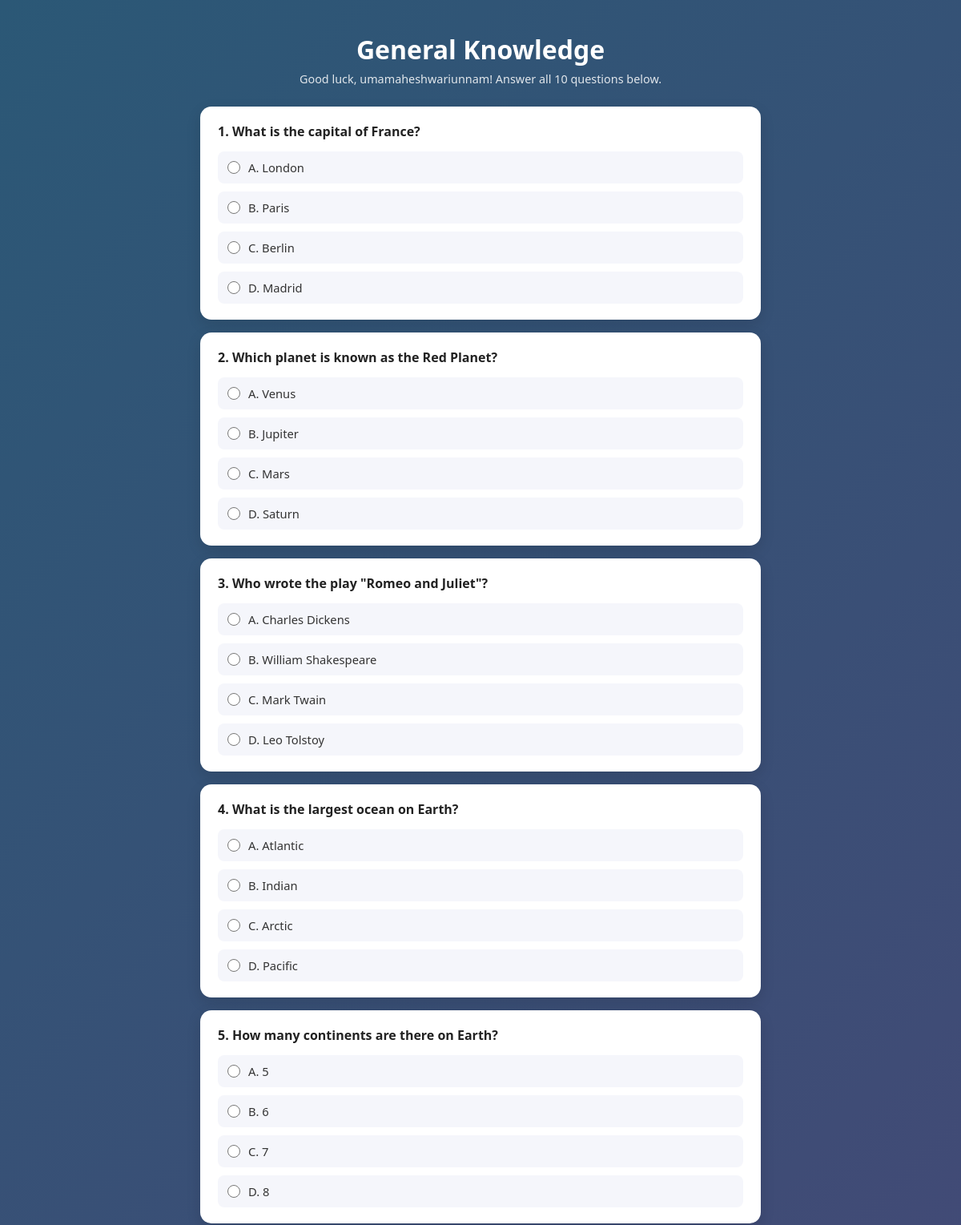
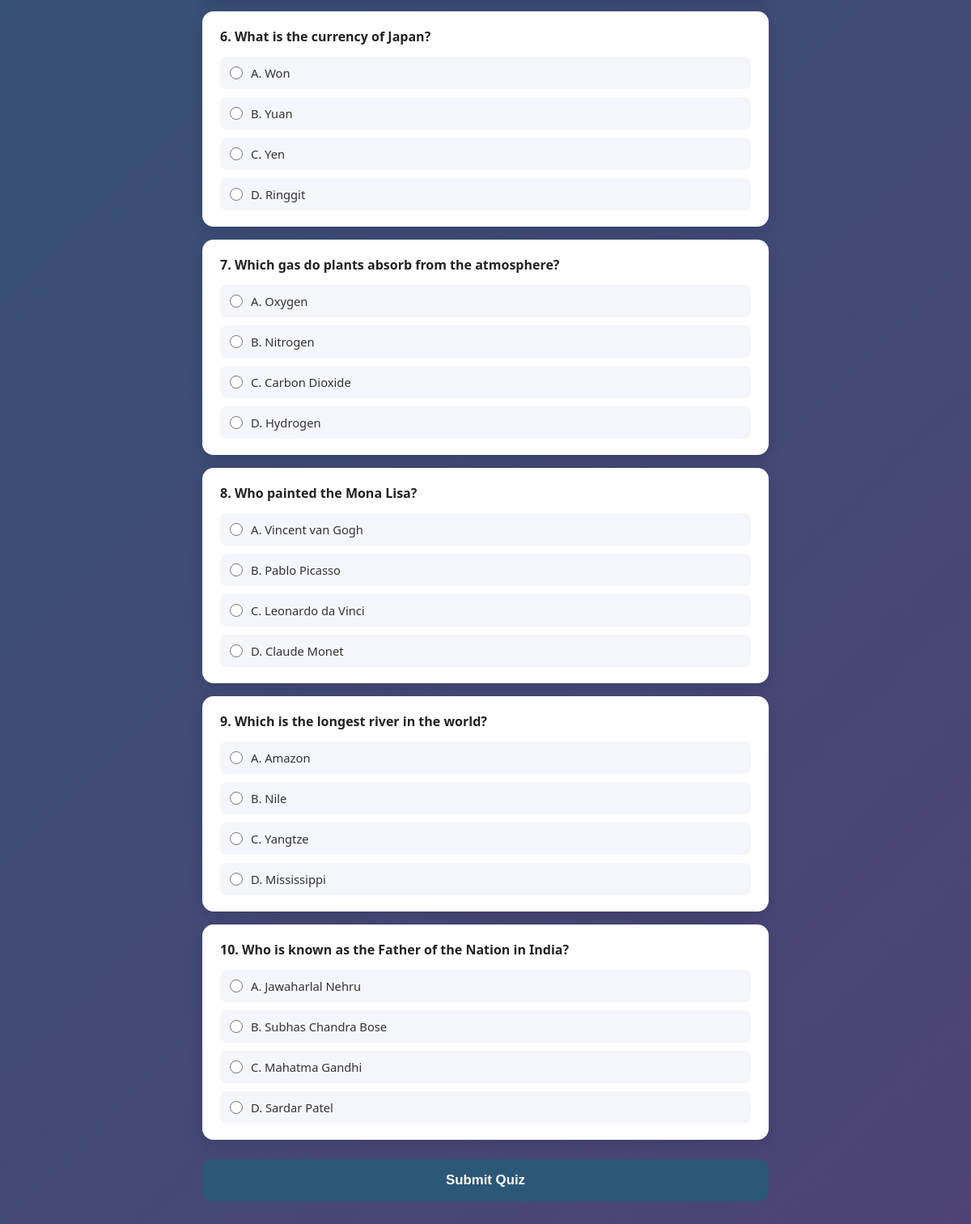
The app's page /quiz/1/ (signed in) with its own data (2 pictures, top to bottom).
### quiz_app/models.py (models this page shows, shortened)
class Category(models.Model):
    name = models.CharField(max_length=100, unique=True)
    class Meta:
        verbose_name_plural = 'Categories'
        ordering = ['name']

class Question(models.Model):
    OPTION_CHOICES = [('A','Option A'),('B','Option B'),('C','Option C'),('D','Option D')]
    category = models.ForeignKey(Category, on_delete=models.CASCADE, related_name='questions')
    text = models.CharField(max_length=300)
    option_a = models.CharField(max_length=200)
    option_b = models.CharField(max_length=200)
    option_c = models.CharField(max_length=200)
    option_d = models.CharField(max_length=200)
    correct_option = models.CharField(max_length=1, choices=OPTION_CHOICES)
    def options(self):
        return [('A', self.option_a), ('B', self.option_b), ('C', self.option_c), ('D', self.option_d)]

### quiz_app/views.py (the view)
# urls.py: path('quiz/<int:category_id>/', views.quiz, name='quiz'),
def quiz(request, category_id):
    category = get_object_or_404(Category, id=category_id)
    questions = list(category.questions.all())
    player_name = request.session.get('player_name', 'Anonymous')
    if not questions:
        return render(request, 'quiz_app/home.html', {'categories': Category.objects.all(), 'error': f'"{category.name}" has no questions yet. Please choose another category.'})
    return render(request, 'quiz_app/quiz.html', {'category': category, 'questions': questions, 'player_name': player_name})

### quiz_app/templates/quiz_app/quiz.html (shortened to what this page needs)
<!DOCTYPE html>
{% load static %}
<html lang="en">
<head>
    <link rel="stylesheet" href="{% static 'quiz_app/style.css' %}">
</head>
<body>
    <div class="wrapper wrapper-wide">
        <header>
            <h1>{{ category.name }}</h1>
            <p class="subtitle">Good luck, {{ player_name }}! Answer all {{ questions|length }} questions below.</p>
        </header>
        <form method="POST" action="{% url 'submit_quiz' category.id %}" id="quizForm">
            {% for question in questions %}
                <div class="question-card">
                    <p class="question-text">{{ forloop.counter }}. {{ question.text }}</p>
                    <div class="options">
                        {% for key, text in question.options %}
                            <label class="option-label">
                                <input type="radio" name="question_{{ question.id }}" value="{{ key }}" required>
                                <span>{{ key }}. {{ text }}</span>
                            </label>
                        {% endfor %}
                    </div>
                </div>
            {% endfor %}
            <button type="submit" class="submit-btn">Submit Quiz</button>
        </form>
    </div>
</body>
</html>

### quiz_app/static/quiz_app/style.css (style rules this page uses)
* { margin: 0; padding: 0; box-sizing: border-box; }
body { font-family: 'Segoe UI', Roboto, Helvetica, Arial, sans-serif; min-height: 100vh; background: linear-gradient(135deg, #2b5876 0%, #4e4376 100%); display: flex; align-items: flex-start; justify-content: center; padding: 40px 15px; }
.wrapper { width: 100%; max-width: 480px; }
.wrapper-wide { width: 100%; max-width: 700px; }
header { text-align: center; color: #fff; margin-bottom: 25px; }
header h1 { font-size: 2rem; font-weight: 700; }
.subtitle { opacity: 0.85; font-size: 0.9rem; margin-top: 6px; }
.question-card { background: #fff; border-radius: 14px; padding: 20px 22px; margin-bottom: 16px; box-shadow: 0 6px 18px rgba(0,0,0,0.12); }
.question-text { font-weight: 600; color: #222; margin-bottom: 14px; font-size: 1rem; }
.options { display: flex; flex-direction: column; gap: 10px; }
.option-label { display: flex; align-items: center; gap: 10px; padding: 10px 12px; border-radius: 8px; background: #f5f6fb; cursor: pointer; font-size: 0.92rem; color: #333; }
.option-label input { accent-color: #2b5876; width: 16px; height: 16px; }
.submit-btn { width: 100%; padding: 16px; border: none; border-radius: 12px; background: #2b5876; color: #fff; font-weight: 700; font-size: 1.05rem; cursor: pointer; margin-top: 8px; margin-bottom: 30px; }

### records on screen
Category: name "General Knowledge"
Question: text "What is the capital of France?", options "A" "B" "C" "D", options "London" "Paris" "Berlin" "Madrid"
Question: text "Which planet is known as the Red Planet?", options "A" "B" "C" "D", options "Venus" "Jupiter" "Mars" "Saturn"
Question: text "Who wrote the play \"Romeo and Juliet\"?", options "A" "B" "C" "D", options "Charles Dickens" "William Shakespeare" "Mark Twain" "Leo Tolstoy"
Question: text "What is the largest ocean on Earth?", options "A" "B" "C" "D", options "Atlantic" "Indian" "Arctic" "Pacific"
Question: text "How many continents are there on Earth?", options "A" "B" "C" "D", options "5" "6" "7" "8"
Question: text "What is the currency of Japan?", options "A" "B" "C" "D", options "Won" "Yuan" "Yen" "Ringgit"
Question: text "Which gas do plants absorb from the atmosphere?", options "A" "B" "C" "D", options "Oxygen" "Nitrogen" "Carbon Dioxide" "Hydrogen"
Question: text "Who painted the Mona Lisa?", options "A" "B" "C" "D", options "Vincent van Gogh" "Pablo Picasso" "Leonardo da Vinci" "Claude Monet"
Question: text "Which is the longest river in the world?", options "A" "B" "C" "D", options "Amazon" "Nile" "Yangtze" "Mississippi"
Question: text "Who is known as the Father of the Nation in India?", options "A" "B" "C" "D", options "Jawaharlal Nehru" "Subhas Chandra Bose" "Mahatma Gandhi" "Sardar Patel"

### other values on screen
{{ player_name }} "umamaheshwariunnam"
{{ questions|length }} "10"
